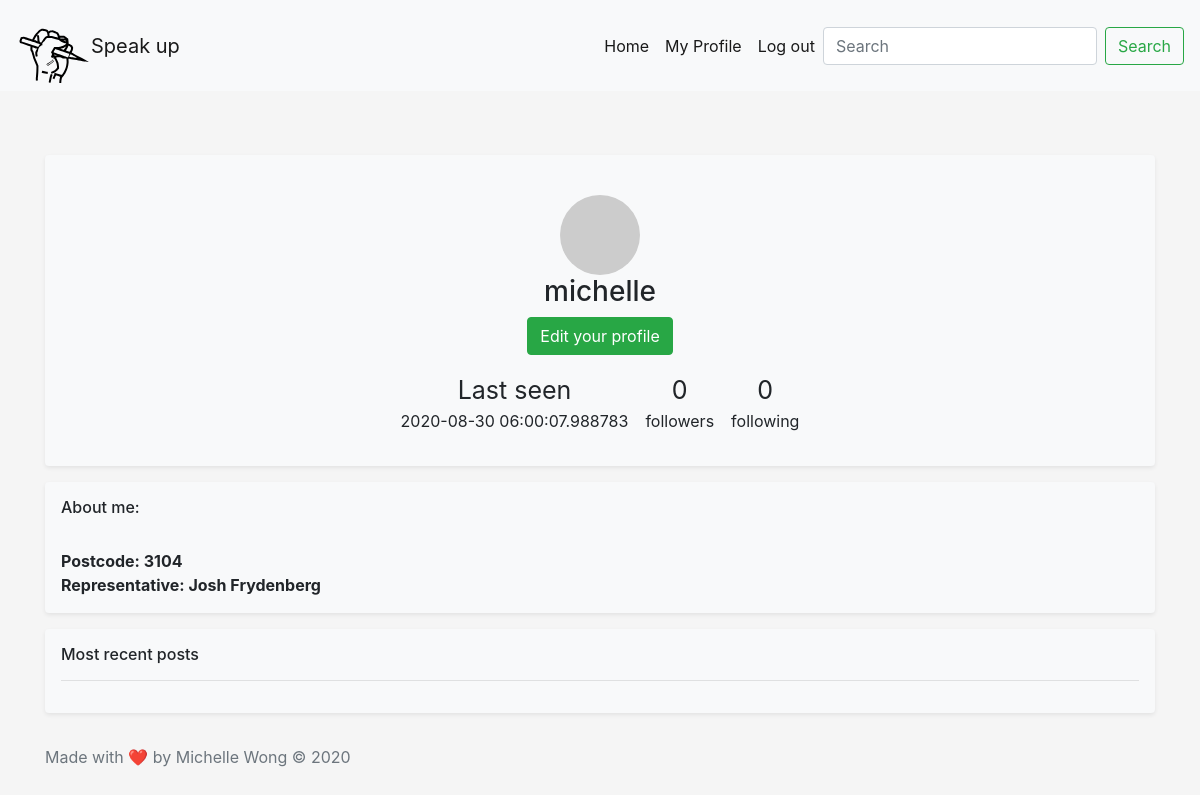
Page /user/michelle (signed in) on the earlier database version.
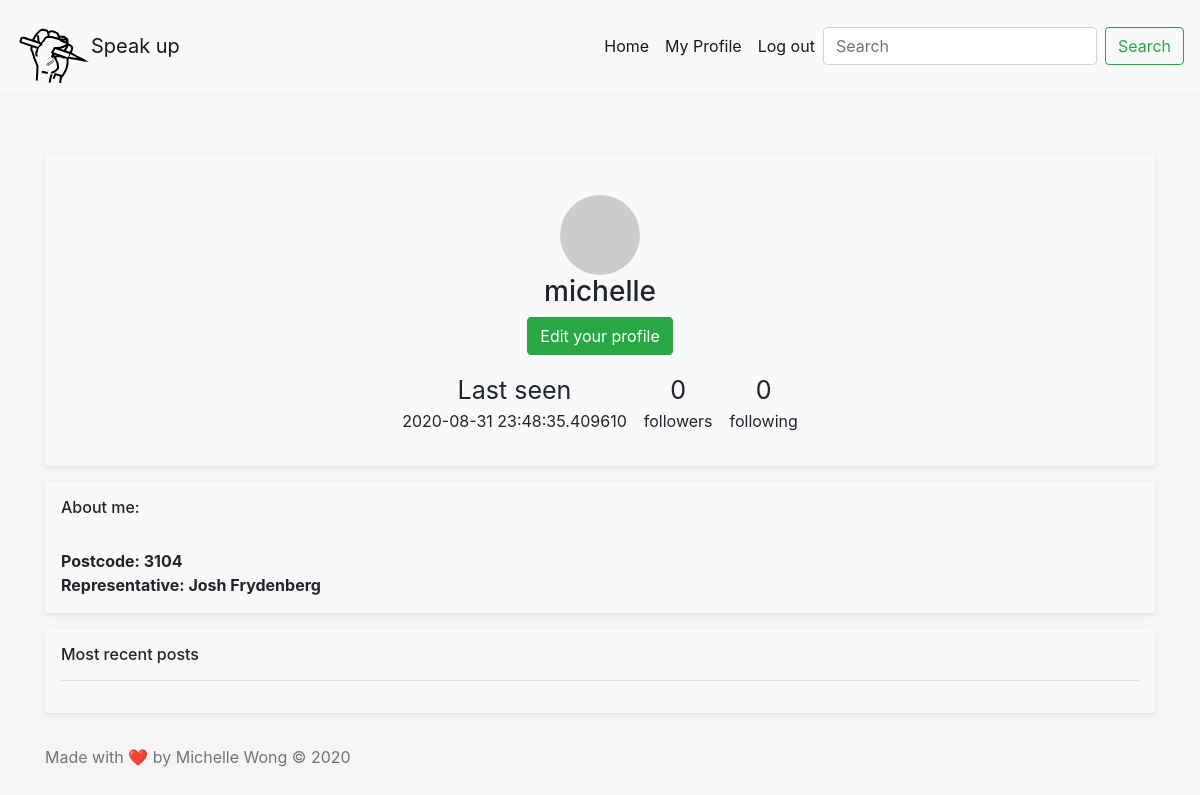
Same page on the later database version.
### app/models.py (models this page shows, shortened)
class User(UserMixin, db.Model):
    id = db.Column(db.Integer, primary_key=True)
    username = db.Column(db.String(64), index=True, unique=True)
    email = db.Column(db.String(120), index=True, unique=True)
    password_hash = db.Column(db.String(128))
    posts = db.relationship('Post', backref='author', lazy='dynamic')
    about_me = db.Column(db.String(140))
    representative = db.Column(db.String(100))
    constituency = db.Column(db.String(100))
    postcode = db.Column(db.String(64))
    last_seen = db.Column(db.DateTime, default=datetime.utcnow)
    followed = db.relationship(
        'User', secondary=followers,
        primaryjoin=(followers.c.follower_id == id),
        secondaryjoin=(followers.c.followed_id == id),
        backref=db.backref('followers', lazy='dynamic'), lazy='dynamic')
    def avatar(self, size):
        digest = md5(self.email.lower().encode('utf-8')).hexdigest()
        return 'https://www.gravatar.com/avatar/{}?d=identicon&s={}'.format(
            digest, size)

### app/routes.py (the view)
@app.route('/user/<username>')
@login_required
def user(username):
    user = User.query.filter_by(username=username).first_or_404()
    page = request.args.get('page', 1, type=int)
    posts = user.posts.order_by(Post.timestamp.desc()).paginate(
        page, 3, False)
    next_url = url_for('user', username=user.username, page=posts.next_num) \
        if posts.has_next else None
    prev_url = url_for('user', username=user.username, page=posts.prev_num) \
        if posts.has_prev else None
    form = EmptyForm()
    return render_template('user.html', user=user, posts=posts.items,
                           next_url=next_url, prev_url=prev_url, form=form)

### app/forms.py
class EmptyForm(FlaskForm):
    submit = SubmitField('Submit')

### app/models.py (called while the page is built)
@login.user_loader
def load_user(id):
    return User.query.get(int(id))

### app/routes.py (called while the page is built)
@app.before_request
def before_request():
    if current_user.is_authenticated:
        current_user.last_seen = datetime.utcnow()
        db.session.commit()

### app/templates/user.html (shortened to what this page needs)
{% extends "navbar.html" %}
{% block content %}
<br><br>
<div class="my-3 p-3 bg-light text-center rounded box-shadow shadow-sm">
  <br>
  <img class ="profile" src="{{ user.avatar(128) }}">
  <h3>{{ user.username }}</h3>
  {% if user == current_user %}
                <p>
                  <a class="btn btn-success" href="{{ url_for('edit_profile') }}" role="button">Edit your profile</a>
                {% endif %}
  <table>
    <tr>
      <td style="text-align:center"><span class = "bigger">{% if user.last_seen %}Last seen</span><br>{{ user.last_seen }}</p>{% endif %}</th>
      <td style="text-align:center"><p><span class = "bigger">{{ user.followers.count() }}</span><br> followers</p></th>
      <td style="text-align:center"><p><span class = "bigger">{{ user.followed.count() }}</span> <br>following</p></th>
</div>
<div class="my-3 p-3 bg-light rounded box-shadow shadow-sm">
  <h6>About me: </h6>
  <br> <b>Postcode: {{user.postcode}}</b>
  <br> <b>Representative: {{user.representative}}</b>
</div>
<div class="my-3 p-3 bg-light rounded box-shadow shadow-sm">
  <h6> Most recent posts</h6>
    <hr>
</div>
{% endblock %}

### app/templates/navbar.html (shortened to what this page needs)
<!doctype html>
<html lang="en">
  <head>
    <link rel="stylesheet" href="https://stackpath.bootstrapcdn.com/bootstrap/4.5.2/css/bootstrap.min.css">
    <link href="css/file.css" rel="stylesheet">
  </head>
    <div class="container-fluid">
      <nav class="navbar navbar-expand-lg navbar-light bg-light">
        <img src="/static/websitelogobold.svg" width="75" height="75" class="d-inline-block align-top brand" alt="" loading="lazy">
        <a class="navbar-brand" href="#"> Speak up</a>
        <div class="collapse navbar-collapse" id="navbarNavAltMarkup">
          <div class="navbar-nav ml-auto">
            <a class="nav-link active" href={{url_for('index')}}>Home <span class="sr-only">(current)</span></a>
            {% if current_user.is_anonymous %}
            <a class="nav-link active" href={{url_for('login')}}>Log in <span class="sr-only">(current)</span></a>
            {% else %}
            <a class="nav-link active" href={{url_for('user', username= current_user.username)}}>My Profile <span class="sr-only">(current)</span></a>
            <a class="nav-link active" href={{url_for('logout')}}>Log out <span class="sr-only">(current)</span></a>
            {% endif %}
          </div>
          <form class="form-inline">
          <input class="form-control mr-sm-2" type="search" placeholder="Search" aria-label="Search">
          <button class="btn btn-outline-success my-2 my-sm-0" type="submit">Search</button>
        </form>
        </div>
      </nav>
      <div class="container">
        {% block content %}{% endblock %}
      </div>
        <footer class="footer mt-auto py-3">
          <div class="container">
            <span class="text-muted">Made with ❤️ by Michelle Wong © 2020</span>
          </div>
        </footer>
</html>

### app/css/file.css (style rules this page uses)
html, body { height: 100%; }
.container-fluid { position: absolute; left: 0px; top: 0px; }

### app/templates/navbar.html (style rules this page uses)
.container-fluid { padding-right:0; padding-left:0; margin-right:auto; margin-left:auto }

### app/templates/user.html (style rules this page uses)
.profile { border-radius: 50%; margin-left: auto; margin-right: auto; }
table { margin-left: auto; margin-right: auto; border-spacing: 15px 0px; border-collapse: separate; }
.bigger { font-size:25px; }

Differences in the rows shown:
changed User "michelle": last_seen "2020-08-30 06:00:07.988783" → "2020-08-31 23:48:35.409610"
